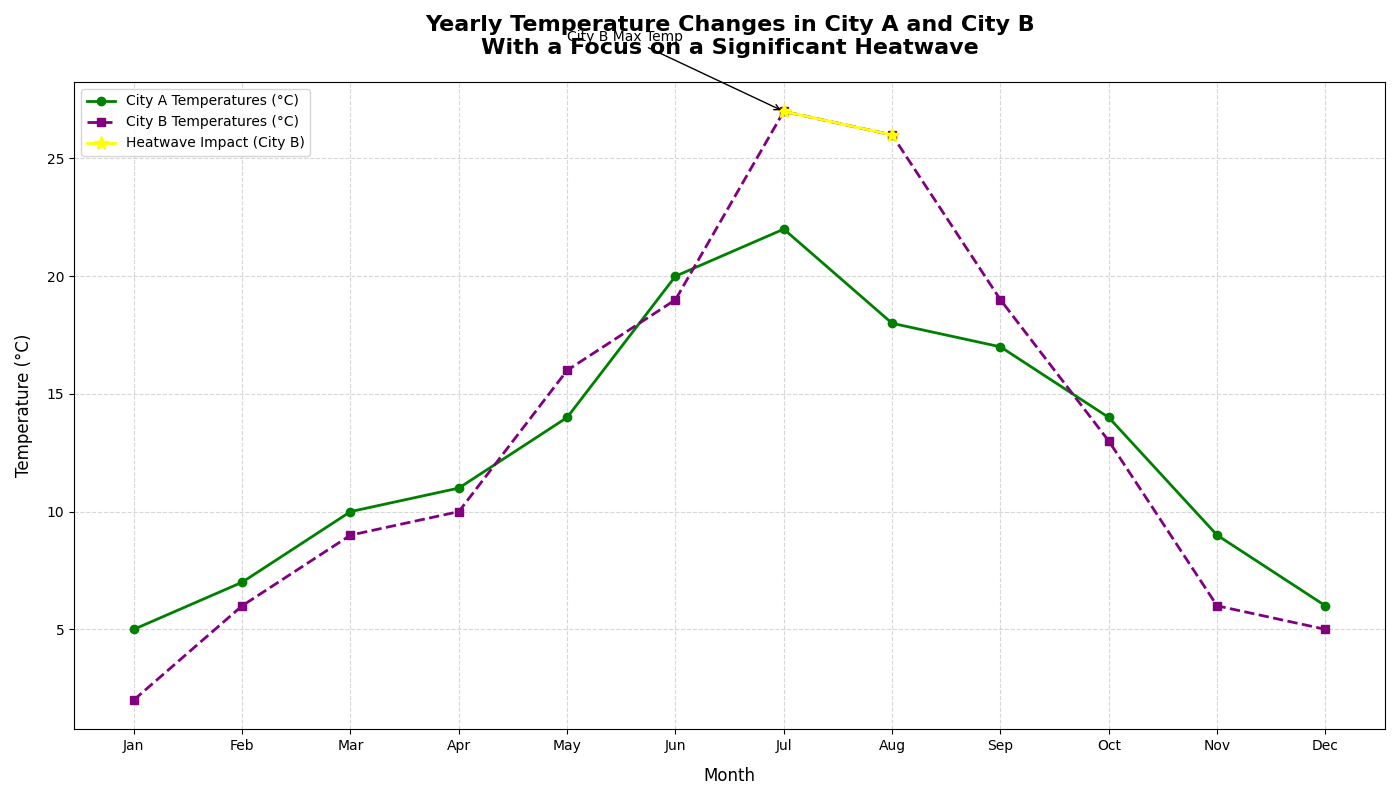

Write the Python code that produced this figure.
import matplotlib.pyplot as plt
import numpy as np

months = np.array(['Jan', 'Feb', 'Mar', 'Apr', 'May', 'Jun', 'Jul', 'Aug', 'Sep', 'Oct', 'Nov', 'Dec'])

city_a_temperatures = np.array([5, 7, 10, 11, 14, 20, 22, 18, 17, 14, 9, 6])
city_b_temperatures = np.array([2, 6, 9, 10, 16, 19, 27, 26, 19, 13, 6, 5])

plt.figure(figsize=(14, 8))

plt.plot(months, city_a_temperatures, color='green', marker='o', linestyle='-', linewidth=2, markersize=6, label='City A Temperatures (°C)')

plt.plot(months, city_b_temperatures, color='purple', marker='s', linestyle='--', linewidth=2, markersize=6, label='City B Temperatures (°C)')

heatwave_months = np.array(['Jul', 'Aug'])
heatwave_temps = city_b_temperatures[6:8]
plt.plot(heatwave_months, heatwave_temps, color='yellow', marker='*', linestyle='-', linewidth=2, markersize=10, label='Heatwave Impact (City B)')

plt.annotate('City B Max Temp', xy=('Jul', 27), xytext=('May', 30),
             arrowprops=dict(facecolor='purple', arrowstyle='->'), fontsize=10)

plt.title('Yearly Temperature Changes in City A and City B\nWith a Focus on a Significant Heatwave', fontsize=16, fontweight='bold', pad=20)
plt.xlabel('Month', fontsize=12, labelpad=10)
plt.ylabel('Temperature (°C)', fontsize=12, labelpad=10)

plt.grid(True, linestyle='--', alpha=0.5)
plt.legend(loc='upper left', fontsize=10)
plt.tight_layout()

plt.show()
